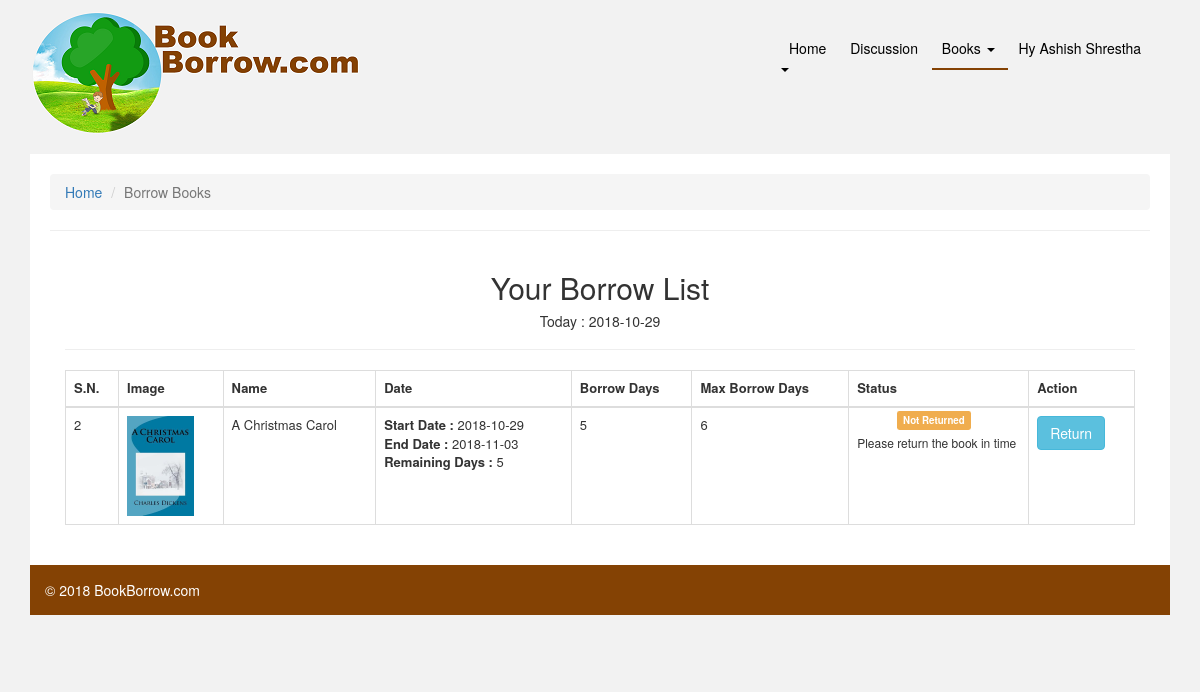
The page /borrow_books.php (signed in) on the database its author committed.
### tables this page shows
CREATE TABLE IF NOT EXISTS `borrow` (
`borrow_id` int(11) NOT NULL,
  `borrower_id` int(11) NOT NULL,
  `book_id` int(11) NOT NULL,
  `borrow_days` int(11) NOT NULL,
  `borrow_start_date` date NOT NULL,
  `borrow_end_date` date DEFAULT NULL,
  `borrower_points` varchar(5) DEFAULT NULL,
  `updated_at` date DEFAULT NULL,
  `status` tinyint(4) NOT NULL
);

CREATE TABLE IF NOT EXISTS `book` (
`book_id` int(11) NOT NULL,
  `book_name` varchar(255) NOT NULL,
  `author` varchar(255) NOT NULL,
  `ISBN` varchar(15) NOT NULL,
  `publication_date` date NOT NULL,
  `publisher` varchar(255) NOT NULL,
  `book_description` varchar(10000) NOT NULL,
  `book_image` varchar(255) NOT NULL,
  `book_genre` varchar(50) NOT NULL,
  `max_borrow` int(11) NOT NULL,
  `rating` int(11) NOT NULL DEFAULT '0',
  `created_date` date NOT NULL,
  `learner_id` int(11) NOT NULL
);

### class/database.php (called while the page is built, shortened)
<?php
class database{
    private $host = "localhost";
    private $user = "root";
    private $password = "";
    private $DB = "00167690_SureshRawal";
    private $connect;
    public function __construct()
    {
        $this->connect = new mysqli($this->host, $this->user, $this->password,$this->DB);
    }
    public function select($sql){
        $data = [];
        $fetchData = $this->connect->query($sql);
        if($fetchData->num_rows > 0){
            while($rows = $fetchData->fetch_assoc())
                $data[] = $rows;
        }else{
            return false;
        }
        return $data;
    }
}

### class/book.php (called while the page is built, shortened)
<?php
include "learner.php";
class book {
    private $learner;
    public function __construct(){
        $this->learner = new learner();
    }
    public function getLearner()
    {
        return $this->learner;
    }
}

### class/learner.php (called while the page is built, shortened)
<?php
include "database.php";
class learner{
    private $database;
    public function __construct(){
        $this->database = new database();
    }
    public function getDatabase()
    {
        return $this->database;
    }
}

### class/borrow.php (called while the page is built, shortened)
<?php
class borrow{
    public function getLearnerBorrowBooks($learner_id){
        $getLearnerBorrowBooks = "select * from book b,borrow bo where b.book_id=bo.book_id and bo.borrower_id=$learner_id";
        return $getLearnerBorrowBooks;
    }
}

### borrow_books.php (the view, shortened to what this page needs)
<?php
include "class/book.php";
$book = new book();
include "class/borrow.php";
$borrow = new borrow();
?>
<html>
<head>
    <link href="assets/css/style.css" rel="stylesheet" type="text/css">
    <link href="assets/css/bootstrap.min.css" rel="stylesheet" type="text/css">
</head>
<body>
<div class="container">
    <header>
        <a href="index.php"><img src="assets/images/logo.png"></a>
        <div class="navigation-search pull-right">
            <div class="navigation">
                <ul class="pull-right">
                    <li><a href="index.php">Home</a></li>
                    <li><a href="discussion.php">Discussion</a></li>
                    <li class="dropdown active">
                        <a href="#"class="dropdown-toggle" data-toggle="dropdown" role="button" aria-haspopup="true" aria-expanded="false">
                            Books
                            <span class="caret"></span>
                        </a>
                    </li>
                    <li class="dropdown">
                        <a href="#" class="dropdown-toggle" data-toggle="dropdown" role="button" aria-haspopup="true" aria-expanded="false">
                            Hy <?php echo $_SESSION['name']?>
                            <span class="caret"></span>
                        </a>
                    </li>
                </ul>
            </div>
        </div>
    </header>
    <div class="content content-padding">
        <ol class="breadcrumb">
            <li><a href="dashboard.php">Home</a></li>
            <li class="active">Borrow Books</li>
        </ol>
        <hr/>
        <div class="col-md-12">
            <h2 style="text-align: center;">Your Borrow List</h2>
            <?php
            $today  = date('Y-m-d');
            echo '<h5 style="text-align: center;">Today : '.$today.'</h5>';
            ?>
            <hr>
            <table class="table table-bordered" style="font-size: small;">
                <thead>
                <tr>
                    <th>S.N.</th>
                    <th>Image</th>
                    <th>Name</th>
                    <th>Date</th>
                    <th>Borrow Days</th>
                    <th>Max Borrow Days</th>
                    <th>Status</th>
                    <th>Action</th>
                </tr>
                </thead>
                <tbody>
                <?php
                $delete_message = "'Are you sure to return this book?'";
                if(!$book->getLearner()->getDatabase()->select($borrow->getLearnerBorrowBooks($_SESSION['id']))){
                    echo '<div class="alert alert-danger">0 Book borrowed till now</div>';
                }else{
                    $fetchBorrowedBooks= $book->getLearner()->getDatabase()->select($borrow->getLearnerBorrowBooks($_SESSION['id']));
                    foreach ($fetchBorrowedBooks as $fetchBorrowedBookRow){
                        echo '<tr>';
                        echo '<td>'.$fetchBorrowedBookRow["borrow_id"].'</td>';
                        echo' <td><img style="max-width: 100px;max-height: 100px;" src="assets/images/'.$fetchBorrowedBookRow["book_image"].'"></td>';
                        echo '<td>'.$fetchBorrowedBookRow["book_name"].'</td>';
                        $remainingDaysDiff = abs(strtotime($fetchBorrowedBookRow['borrow_end_date']) - strtotime($date = date('Y/m/d')));
                        $remainingDaysYears = floor($remainingDaysDiff / (365*60*60*24));
                        $remainingDaysMonths = floor(($remainingDaysDiff - $remainingDaysYears * 365*60*60*24) / (30*60*60*24));
                        $remainingDays = floor(($remainingDaysDiff - $remainingDaysYears - $remainingDaysMonths)/ (60*60*24));
                        if($fetchBorrowedBookRow["status"]){
                            if($today <= $fetchBorrowedBookRow["borrow_end_date"]){
                                echo '<td>
                                  <strong>Start Date : </strong>'.$fetchBorrowedBookRow["borrow_start_date"].'<br/>
                                  <strong>End Date : </strong>'.$fetchBorrowedBookRow["borrow_end_date"].'<br/>
                                  <strong>Remaining Days : </strong>'.$remainingDays.'<br/>
                                </td>';
                            }else{
                                echo '<td>
                                  <strong>Start Date : </strong>'.$fetchBorrowedBookRow["borrow_start_date"].'<br/>
                                  <strong>End Date : </strong>'.$fetchBorrowedBookRow["borrow_end_date"].'<br/>
                                </td>';
                            }
                        }else{
                                echo '<td>
                                  <strong>Start Date : </strong>'.$fetchBorrowedBookRow["borrow_start_date"].'<br/>
                                  <strong>End Date : </strong>'.$fetchBorrowedBookRow["borrow_end_date"].'<br/>
                                </td>';
                        }
                        echo '<td>'.$fetchBorrowedBookRow["borrow_days"].'</td>';
                        echo '<td>'.$fetchBorrowedBookRow["max_borrow"].'</td>';
                        $diff = abs(strtotime($date = date('Y/m/d')) - strtotime($fetchBorrowedBookRow['borrow_end_date']));
                        $years = floor($diff / (365*60*60*24));
                        $months = floor(($diff - $years * 365*60*60*24) / (30*60*60*24));
                        $days = floor(($diff - $years - $months)/ (60*60*24));
                        if(!$fetchBorrowedBookRow["status"]){
                            if($fetchBorrowedBookRow["borrower_points"]=="Good"){
                                echo '<td style="width: 180px;">
                                        <span style="margin-left: 10px;" class="label label-success">Already Returned with '.$fetchBorrowedBookRow["borrower_points"].' points</span><br/>
                                   </td>';
                            }else{
                                echo '<td style="width: 180px;">
                                        <span style="margin-left: 10px;" class="label label-danger">Already Returned with '.$fetchBorrowedBookRow["borrower_points"].' points</span><br/>
                                   </td>';
                            }
                            echo '<td>
                                    <button disabled="disabled" class="btn btn-info">Return</button>
                                </td>';
                        }else{
                            if($today > $fetchBorrowedBookRow["borrow_end_date"]){
                                echo '<td style="width: 180px;">
                                    <span style="margin-left: 40px;" class="label label-warning">Not Returned</span><br/>
                                    <h6>You are '.$days.' days delay to return this book</h6>
                                    <h6>Please return the book in time</h6>
                                    </td>';
                                echo '<td><a href="return.php?return=Bad&&borrowId='.$fetchBorrowedBookRow["borrow_id"].'" class="btn btn-info">Return</a></td>';
                            }else{
                                echo '<td style="width: 180px;">
                                    <span style="margin-left: 40px;" class="label label-warning">Not Returned</span><br/>
                                    <h6>Please return the book in time</h6>
                                    </td>';
                                echo '<td><a onclick ="return confirm('.$delete_message.')" href="return.php?return=Good&&borrowId='.$fetchBorrowedBookRow["borrow_id"].'" class="btn btn-info">Return</a></td>';
                            }
                        }
                        echo '</tr>';
                    }
                }
                ?>
                </tbody>
            </table>
        </div>
    </div>
    <footer>
        © 2018 BookBorrow.com
    </footer>
</div>
</body>
</html>

### assets/css/style.css (style rules this page uses)
header { width:100%; height:154px; }
.navigation-search { width:35%; height:100%; }
.navigation { width:100%; height:36px; margin-top:30px; }
.navigation ul { list-style-type: none; padding: 8px; }
.navigation .active { border-bottom: 2px solid #844204; }
.navigation li { display: inline; padding:10px; }
.navigation li a { text-decoration: none; color: black; }
.content { width:100%; background-color:white; float:left; }
.content-padding { padding:20px; }
footer { width:100%; height:50px; background-color:#844204; color: white; padding:15px; float:left; margin-bottom:50px; }

### rows shown on the page
borrow: borrow_id "2", book.book_image (picture), book.book_name "A Christmas Carol", borrow_start_date "2018-10-29", borrow_end_date "2018-11-03", borrow_end_date "5", borrow_days "5", book.max_borrow "6"

### other values the page prints
$_SESSION['name'] "Ashish Shrestha"
